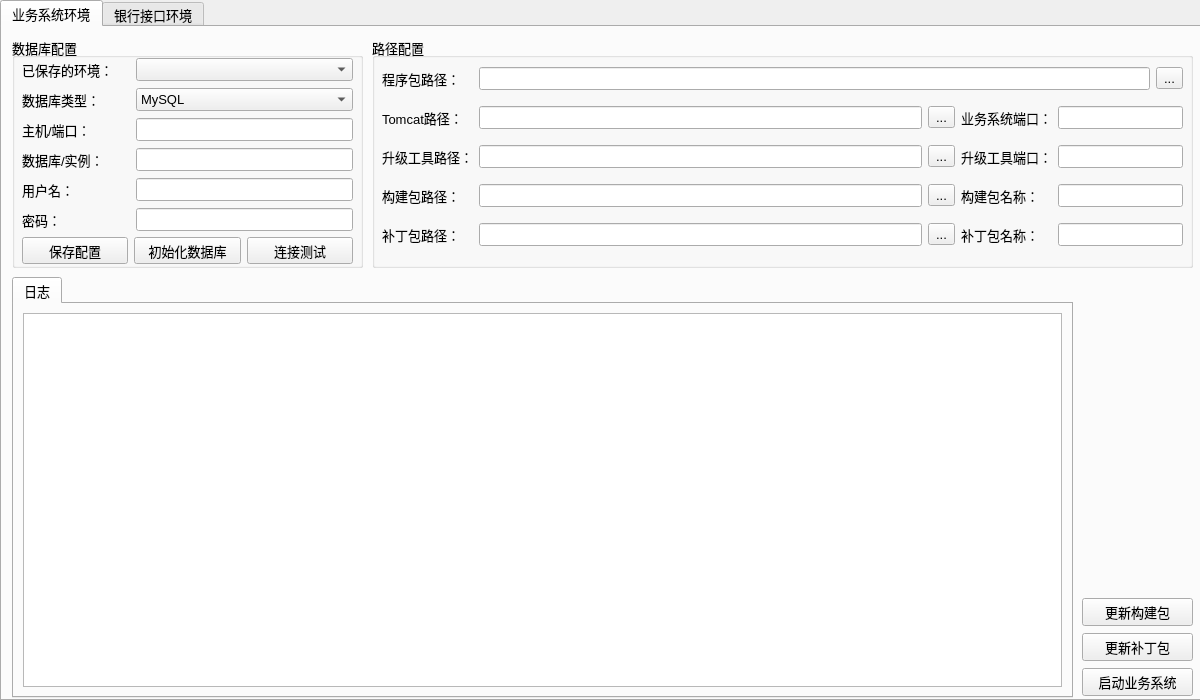
<?xml version="1.0" encoding="UTF-8"?>
<ui version="4.0">
 <class>OneClick</class>
 <widget class="QWidget" name="OneClick">
  <property name="geometry">
   <rect>
    <x>0</x>
    <y>0</y>
    <width>1200</width>
    <height>700</height>
   </rect>
  </property>
  <property name="minimumSize">
   <size>
    <width>1200</width>
    <height>700</height>
   </size>
  </property>
  <property name="maximumSize">
   <size>
    <width>1200</width>
    <height>700</height>
   </size>
  </property>
  <property name="font">
   <font>
    <pointsize>10</pointsize>
   </font>
  </property>
  <property name="mouseTracking">
   <bool>false</bool>
  </property>
  <property name="windowTitle">
   <string>拜特测试环境启动工具（内部）</string>
  </property>
  <property name="windowIcon">
   <iconset>
    <normaloff>../../data/resource/icon.png</normaloff>../../data/resource/icon.png</iconset>
  </property>
  <widget class="QTabWidget" name="tabWidget">
   <property name="geometry">
    <rect>
     <x>0</x>
     <y>0</y>
     <width>1201</width>
     <height>701</height>
    </rect>
   </property>
   <property name="font">
    <font>
     <pointsize>10</pointsize>
    </font>
   </property>
   <property name="contextMenuPolicy">
    <enum>Qt::DefaultContextMenu</enum>
   </property>
   <property name="currentIndex">
    <number>0</number>
   </property>
   <widget class="QWidget" name="tab_t2_env">
    <attribute name="title">
     <string>业务系统环境</string>
    </attribute>
    <widget class="QGroupBox" name="groupBox_te_path_config">
     <property name="geometry">
      <rect>
       <x>370</x>
       <y>10</y>
       <width>821</width>
       <height>231</height>
      </rect>
     </property>
     <property name="title">
      <string>路径配置</string>
     </property>
     <widget class="QWidget" name="layoutWidget">
      <property name="geometry">
       <rect>
        <x>10</x>
        <y>20</y>
        <width>801</width>
        <height>201</height>
       </rect>
      </property>
      <layout class="QGridLayout" name="gridLayout_2">
       <item row="0" column="0">
        <widget class="QLabel" name="label_te_program_path">
         <property name="text">
          <string>程序包路径：</string>
         </property>
         <property name="buddy">
          <cstring>lineEdit_te_program_path</cstring>
         </property>
        </widget>
       </item>
       <item row="0" column="1" colspan="4">
        <widget class="QLineEdit" name="lineEdit_te_program_path">
         <property name="readOnly">
          <bool>true</bool>
         </property>
        </widget>
       </item>
       <item row="0" column="5">
        <widget class="QToolButton" name="toolButton_te_program_path_selecter">
         <property name="text">
          <string>...</string>
         </property>
        </widget>
       </item>
       <item row="1" column="0">
        <widget class="QLabel" name="label_te_tomcat_path">
         <property name="text">
          <string>Tomcat路径：</string>
         </property>
         <property name="buddy">
          <cstring>lineEdit_te_tomcat_path</cstring>
         </property>
        </widget>
       </item>
       <item row="1" column="1">
        <widget class="QLineEdit" name="lineEdit_te_tomcat_path">
         <property name="readOnly">
          <bool>true</bool>
         </property>
        </widget>
       </item>
       <item row="1" column="2">
        <widget class="QToolButton" name="toolButton_te_tomcat_path_selecter">
         <property name="text">
          <string>...</string>
         </property>
        </widget>
       </item>
       <item row="1" column="3">
        <widget class="QLabel" name="label_biz_port">
         <property name="text">
          <string>业务系统端口：</string>
         </property>
        </widget>
       </item>
       <item row="1" column="4" colspan="2">
        <widget class="QLineEdit" name="lineEdit_biz_port"/>
       </item>
       <item row="2" column="0">
        <widget class="QLabel" name="label_te_update_path">
         <property name="text">
          <string>升级工具路径：</string>
         </property>
         <property name="buddy">
          <cstring>lineEdit_te_update_path</cstring>
         </property>
        </widget>
       </item>
       <item row="2" column="1">
        <widget class="QLineEdit" name="lineEdit_te_update_path">
         <property name="readOnly">
          <bool>true</bool>
         </property>
        </widget>
       </item>
       <item row="2" column="2">
        <widget class="QToolButton" name="toolButton_te_update_path_selecter">
         <property name="text">
          <string>...</string>
         </property>
        </widget>
       </item>
       <item row="2" column="3">
        <widget class="QLabel" name="label_update_port">
         <property name="text">
          <string>升级工具端口：</string>
         </property>
        </widget>
       </item>
       <item row="2" column="4" colspan="2">
        <widget class="QLineEdit" name="lineEdit_update_port"/>
       </item>
       <item row="3" column="0">
        <widget class="QLabel" name="label_te_structure_path">
         <property name="text">
          <string>构建包路径：   </string>
         </property>
        </widget>
       </item>
       <item row="3" column="1">
        <widget class="QLineEdit" name="lineEdit_te_structure_path">
         <property name="readOnly">
          <bool>true</bool>
         </property>
        </widget>
       </item>
       <item row="3" column="2">
        <widget class="QToolButton" name="toolButton_te_structure_path_selecter">
         <property name="text">
          <string>...</string>
         </property>
        </widget>
       </item>
       <item row="3" column="3">
        <widget class="QLabel" name="label_te_structure_name">
         <property name="text">
          <string>构建包名称：</string>
         </property>
        </widget>
       </item>
       <item row="3" column="4" colspan="2">
        <widget class="QLineEdit" name="lineEdit_te_structure_name">
         <property name="toolTip">
          <string>如“B20220100001”或“V22010001”，多个构建包可使用半角逗号隔开。</string>
         </property>
        </widget>
       </item>
       <item row="4" column="0">
        <widget class="QLabel" name="label_te_patch_path">
         <property name="text">
          <string>补丁包路径：</string>
         </property>
        </widget>
       </item>
       <item row="4" column="1">
        <widget class="QLineEdit" name="lineEdit_te_patch_path">
         <property name="readOnly">
          <bool>true</bool>
         </property>
        </widget>
       </item>
       <item row="4" column="2">
        <widget class="QToolButton" name="toolButton_te_patch_path_selecter">
         <property name="text">
          <string>...</string>
         </property>
        </widget>
       </item>
       <item row="4" column="3">
        <widget class="QLabel" name="label_te_patch_name">
         <property name="text">
          <string>补丁包名称：</string>
         </property>
        </widget>
       </item>
       <item row="4" column="4" colspan="2">
        <widget class="QLineEdit" name="lineEdit_te_patch_name"/>
       </item>
      </layout>
     </widget>
    </widget>
    <widget class="QGroupBox" name="groupBox_te_db_config">
     <property name="geometry">
      <rect>
       <x>10</x>
       <y>10</y>
       <width>351</width>
       <height>231</height>
      </rect>
     </property>
     <property name="title">
      <string>数据库配置</string>
     </property>
     <widget class="QWidget" name="layoutWidget">
      <property name="geometry">
       <rect>
        <x>10</x>
        <y>20</y>
        <width>331</width>
        <height>181</height>
       </rect>
      </property>
      <layout class="QGridLayout" name="gridLayout_4">
       <item row="1" column="1" colspan="2">
        <widget class="QComboBox" name="comboBox_te_db_type">
         <item>
          <property name="text">
           <string>MySQL</string>
          </property>
         </item>
         <item>
          <property name="text">
           <string>Oracle</string>
          </property>
         </item>
         <item>
          <property name="text">
           <string>SQLServer</string>
          </property>
         </item>
        </widget>
       </item>
       <item row="4" column="0">
        <widget class="QLabel" name="label_te_db_user">
         <property name="text">
          <string>用户名：</string>
         </property>
         <property name="buddy">
          <cstring>lineEdit_te_db_user</cstring>
         </property>
        </widget>
       </item>
       <item row="2" column="1" colspan="2">
        <widget class="QLineEdit" name="lineEdit_te_db_ip"/>
       </item>
       <item row="3" column="1" colspan="2">
        <widget class="QLineEdit" name="lineEdit_te_db_name">
         <property name="text">
          <string/>
         </property>
        </widget>
       </item>
       <item row="2" column="0">
        <widget class="QLabel" name="label_te_db_ip">
         <property name="text">
          <string>主机/端口：</string>
         </property>
         <property name="buddy">
          <cstring>lineEdit_te_db_ip</cstring>
         </property>
        </widget>
       </item>
       <item row="1" column="0">
        <widget class="QLabel" name="label_te_db_type">
         <property name="text">
          <string>数据库类型：</string>
         </property>
         <property name="buddy">
          <cstring>comboBox_te_db_type</cstring>
         </property>
        </widget>
       </item>
       <item row="5" column="0">
        <widget class="QLabel" name="label_te_db_password">
         <property name="text">
          <string>密码：</string>
         </property>
         <property name="buddy">
          <cstring>lineEdit_te_db_password</cstring>
         </property>
        </widget>
       </item>
       <item row="4" column="1" colspan="2">
        <widget class="QLineEdit" name="lineEdit_te_db_user"/>
       </item>
       <item row="3" column="0">
        <widget class="QLabel" name="label_te_db_name">
         <property name="text">
          <string>数据库/实例：</string>
         </property>
         <property name="buddy">
          <cstring>lineEdit_te_db_ip</cstring>
         </property>
        </widget>
       </item>
       <item row="5" column="1" colspan="2">
        <widget class="QLineEdit" name="lineEdit_te_db_password"/>
       </item>
       <item row="0" column="0">
        <widget class="QLabel" name="label_te_db_save_current_config">
         <property name="text">
          <string>已保存的环境：</string>
         </property>
        </widget>
       </item>
       <item row="0" column="1" colspan="2">
        <widget class="QComboBox" name="comboBox_te_db_config_name"/>
       </item>
      </layout>
     </widget>
     <widget class="QWidget" name="layoutWidget">
      <property name="geometry">
       <rect>
        <x>10</x>
        <y>200</y>
        <width>331</width>
        <height>27</height>
       </rect>
      </property>
      <layout class="QGridLayout" name="gridLayout_6">
       <item row="0" column="2">
        <widget class="QPushButton" name="pushButton_te_db_test">
         <property name="text">
          <string>连接测试</string>
         </property>
        </widget>
       </item>
       <item row="0" column="1">
        <widget class="QPushButton" name="pushButton_te_install_mysql">
         <property name="text">
          <string>初始化数据库</string>
         </property>
        </widget>
       </item>
       <item row="0" column="0">
        <widget class="QPushButton" name="pushButton_te_db_save_current_config">
         <property name="contextMenuPolicy">
          <enum>Qt::CustomContextMenu</enum>
         </property>
         <property name="text">
          <string>保存配置</string>
         </property>
        </widget>
       </item>
      </layout>
     </widget>
    </widget>
    <widget class="QWidget" name="layoutWidget">
     <property name="geometry">
      <rect>
       <x>1080</x>
       <y>570</y>
       <width>111</width>
       <height>101</height>
      </rect>
     </property>
     <layout class="QGridLayout" name="gridLayout_7">
      <item row="0" column="0">
       <widget class="QPushButton" name="pushButton_te_update_structure">
        <property name="text">
         <string>更新构建包</string>
        </property>
       </widget>
      </item>
      <item row="1" column="0">
       <widget class="QPushButton" name="pushButton_te_start_update">
        <property name="contextMenuPolicy">
         <enum>Qt::CustomContextMenu</enum>
        </property>
        <property name="text">
         <string>更新补丁包</string>
        </property>
       </widget>
      </item>
      <item row="2" column="0">
       <widget class="QPushButton" name="pushButton_te_start_t2">
        <property name="contextMenuPolicy">
         <enum>Qt::CustomContextMenu</enum>
        </property>
        <property name="text">
         <string>启动业务系统</string>
        </property>
       </widget>
      </item>
     </layout>
    </widget>
    <widget class="QTabWidget" name="tabWidget_te_log">
     <property name="geometry">
      <rect>
       <x>10</x>
       <y>250</y>
       <width>1061</width>
       <height>421</height>
      </rect>
     </property>
     <property name="tabPosition">
      <enum>QTabWidget::North</enum>
     </property>
     <property name="currentIndex">
      <number>0</number>
     </property>
     <widget class="QWidget" name="tab_tool_log">
      <attribute name="title">
       <string>日志</string>
      </attribute>
      <layout class="QFormLayout" name="formLayout">
       <item row="0" column="0" colspan="2">
        <widget class="QTextBrowser" name="textBrowser_te_logs">
         <property name="contextMenuPolicy">
          <enum>Qt::CustomContextMenu</enum>
         </property>
        </widget>
       </item>
      </layout>
     </widget>
    </widget>
   </widget>
   <widget class="QWidget" name="tab_bank_env">
    <attribute name="title">
     <string>银行接口环境</string>
    </attribute>
    <widget class="QGroupBox" name="groupBox_be_db_config">
     <property name="geometry">
      <rect>
       <x>10</x>
       <y>10</y>
       <width>351</width>
       <height>231</height>
      </rect>
     </property>
     <property name="title">
      <string>数据库配置</string>
     </property>
     <widget class="QWidget" name="layoutWidget">
      <property name="geometry">
       <rect>
        <x>10</x>
        <y>20</y>
        <width>331</width>
        <height>181</height>
       </rect>
      </property>
      <layout class="QGridLayout" name="gridLayout_3">
       <item row="1" column="0">
        <widget class="QLabel" name="label_be_db_type">
         <property name="text">
          <string>数据库类型：</string>
         </property>
         <property name="buddy">
          <cstring>comboBox_be_db_type</cstring>
         </property>
        </widget>
       </item>
       <item row="2" column="0">
        <widget class="QLabel" name="label_be_db_ip">
         <property name="text">
          <string>主机/端口：</string>
         </property>
         <property name="buddy">
          <cstring>lineEdit_be_db_ip</cstring>
         </property>
        </widget>
       </item>
       <item row="2" column="1" colspan="2">
        <widget class="QLineEdit" name="lineEdit_be_db_ip"/>
       </item>
       <item row="3" column="0">
        <widget class="QLabel" name="label_be_db_name">
         <property name="text">
          <string>数据库/实例：</string>
         </property>
         <property name="buddy">
          <cstring>lineEdit_be_db_ip</cstring>
         </property>
        </widget>
       </item>
       <item row="3" column="1" colspan="2">
        <widget class="QLineEdit" name="lineEdit_be_db_name"/>
       </item>
       <item row="4" column="0">
        <widget class="QLabel" name="label_be_db_user">
         <property name="text">
          <string>用户名：</string>
         </property>
         <property name="buddy">
          <cstring>lineEdit_be_db_user</cstring>
         </property>
        </widget>
       </item>
       <item row="4" column="1" colspan="2">
        <widget class="QLineEdit" name="lineEdit_be_db_user"/>
       </item>
       <item row="5" column="0">
        <widget class="QLabel" name="label_be_db_password">
         <property name="text">
          <string>密码：</string>
         </property>
         <property name="buddy">
          <cstring>lineEdit_be_db_password</cstring>
         </property>
        </widget>
       </item>
       <item row="5" column="1" colspan="2">
        <widget class="QLineEdit" name="lineEdit_be_db_password"/>
       </item>
       <item row="1" column="1" colspan="2">
        <widget class="QComboBox" name="comboBox_be_db_type">
         <item>
          <property name="text">
           <string>MySQL</string>
          </property>
         </item>
         <item>
          <property name="text">
           <string>Oracle</string>
          </property>
         </item>
         <item>
          <property name="text">
           <string>SQLServer</string>
          </property>
         </item>
        </widget>
       </item>
       <item row="0" column="0">
        <widget class="QLabel" name="label_be_saved_config">
         <property name="text">
          <string>已保存的环境：</string>
         </property>
        </widget>
       </item>
       <item row="0" column="1" colspan="2">
        <widget class="QComboBox" name="comboBox_be_db_config_name"/>
       </item>
      </layout>
     </widget>
     <widget class="QWidget" name="layoutWidget">
      <property name="geometry">
       <rect>
        <x>10</x>
        <y>200</y>
        <width>331</width>
        <height>27</height>
       </rect>
      </property>
      <layout class="QGridLayout" name="gridLayout_9">
       <item row="0" column="0">
        <widget class="QPushButton" name="pushButton_be_db_save_current_config">
         <property name="contextMenuPolicy">
          <enum>Qt::CustomContextMenu</enum>
         </property>
         <property name="text">
          <string>保存配置</string>
         </property>
        </widget>
       </item>
       <item row="0" column="1">
        <widget class="QPushButton" name="pushButton_be_run_update_sql">
         <property name="text">
          <string>执行升级</string>
         </property>
        </widget>
       </item>
       <item row="0" column="2">
        <widget class="QPushButton" name="pushButton_be_db_test">
         <property name="text">
          <string>连接测试</string>
         </property>
        </widget>
       </item>
      </layout>
     </widget>
    </widget>
    <widget class="QGroupBox" name="groupBox_be_path_config">
     <property name="geometry">
      <rect>
       <x>370</x>
       <y>10</y>
       <width>521</width>
       <height>231</height>
      </rect>
     </property>
     <property name="title">
      <string>路径配置</string>
     </property>
     <widget class="QWidget" name="layoutWidget">
      <property name="geometry">
       <rect>
        <x>10</x>
        <y>20</y>
        <width>501</width>
        <height>181</height>
       </rect>
      </property>
      <layout class="QGridLayout" name="gridLayout">
       <item row="0" column="0">
        <widget class="QLabel" name="label_be_redis_path">
         <property name="text">
          <string>Redis路径：</string>
         </property>
         <property name="buddy">
          <cstring>lineEdit_be_redis_path</cstring>
         </property>
        </widget>
       </item>
       <item row="0" column="1">
        <widget class="QLineEdit" name="lineEdit_be_redis_path">
         <property name="readOnly">
          <bool>true</bool>
         </property>
         <property name="clearButtonEnabled">
          <bool>false</bool>
         </property>
        </widget>
       </item>
       <item row="0" column="2">
        <widget class="QToolButton" name="toolButton_be_redis_path_selecter">
         <property name="text">
          <string>...</string>
         </property>
        </widget>
       </item>
       <item row="0" column="3">
        <widget class="QLabel" name="label_be_redis_port">
         <property name="text">
          <string>Redis端口：</string>
         </property>
        </widget>
       </item>
       <item row="1" column="0">
        <widget class="QLabel" name="label_be_server_path">
         <property name="text">
          <string>服务端路径：</string>
         </property>
         <property name="buddy">
          <cstring>lineEdit_be_server_path</cstring>
         </property>
        </widget>
       </item>
       <item row="1" column="1">
        <widget class="QLineEdit" name="lineEdit_be_server_path">
         <property name="readOnly">
          <bool>true</bool>
         </property>
        </widget>
       </item>
       <item row="1" column="2">
        <widget class="QToolButton" name="toolButton_be_server_path_selecter">
         <property name="text">
          <string>...</string>
         </property>
        </widget>
       </item>
       <item row="1" column="3">
        <widget class="QLabel" name="label_be_server_port">
         <property name="text">
          <string>服务端端口：</string>
         </property>
        </widget>
       </item>
       <item row="2" column="0">
        <widget class="QLabel" name="label_be_client_path">
         <property name="text">
          <string>客户端路径：</string>
         </property>
         <property name="buddy">
          <cstring>lineEdit_be_client_path</cstring>
         </property>
        </widget>
       </item>
       <item row="2" column="1">
        <widget class="QLineEdit" name="lineEdit_be_client_path">
         <property name="readOnly">
          <bool>true</bool>
         </property>
        </widget>
       </item>
       <item row="2" column="2">
        <widget class="QToolButton" name="toolButton_be_client_path_selecter">
         <property name="text">
          <string>...</string>
         </property>
        </widget>
       </item>
       <item row="2" column="3">
        <widget class="QLabel" name="label_be_client_port">
         <property name="text">
          <string>客户端端口：</string>
         </property>
        </widget>
       </item>
       <item row="3" column="0">
        <widget class="QLabel" name="label_be_logs_path">
         <property name="text">
          <string>日志路径：</string>
         </property>
         <property name="buddy">
          <cstring>lineEdit_be_logs_path</cstring>
         </property>
        </widget>
       </item>
       <item row="3" column="1" colspan="4">
        <widget class="QLineEdit" name="lineEdit_be_logs_path">
         <property name="readOnly">
          <bool>true</bool>
         </property>
        </widget>
       </item>
       <item row="3" column="5">
        <widget class="QToolButton" name="toolButton_be_logs_path_selecter">
         <property name="text">
          <string>...</string>
         </property>
        </widget>
       </item>
       <item row="4" column="0">
        <widget class="QLabel" name="label_be_war_path">
         <property name="text">
          <string>War包路径：</string>
         </property>
        </widget>
       </item>
       <item row="4" column="1" colspan="4">
        <widget class="QLineEdit" name="lineEdit_be_war_path">
         <property name="text">
          <string/>
         </property>
         <property name="readOnly">
          <bool>true</bool>
         </property>
        </widget>
       </item>
       <item row="4" column="5">
        <widget class="QToolButton" name="toolButton_be_war_path_selecter">
         <property name="text">
          <string>...</string>
         </property>
        </widget>
       </item>
       <item row="2" column="4" colspan="2">
        <widget class="QLineEdit" name="lineEdit_be_client_port"/>
       </item>
       <item row="1" column="4" colspan="2">
        <widget class="QLineEdit" name="lineEdit_be_server_port"/>
       </item>
       <item row="0" column="4" colspan="2">
        <widget class="QLineEdit" name="lineEdit_be_redis_port"/>
       </item>
      </layout>
     </widget>
     <widget class="QPushButton" name="pushButton_unzip_war_package">
      <property name="geometry">
       <rect>
        <x>420</x>
        <y>200</y>
        <width>91</width>
        <height>25</height>
       </rect>
      </property>
      <property name="text">
       <string>War包解压</string>
      </property>
     </widget>
    </widget>
    <widget class="QTabWidget" name="tabWidget_be_log">
     <property name="geometry">
      <rect>
       <x>10</x>
       <y>250</y>
       <width>881</width>
       <height>421</height>
      </rect>
     </property>
     <property name="tabPosition">
      <enum>QTabWidget::North</enum>
     </property>
     <property name="currentIndex">
      <number>0</number>
     </property>
     <widget class="QWidget" name="tab_be_logs">
      <attribute name="title">
       <string>日志</string>
      </attribute>
      <layout class="QFormLayout" name="formLayout_2">
       <item row="0" column="0" colspan="2">
        <widget class="QTextBrowser" name="textBrowser_be_logs">
         <property name="contextMenuPolicy">
          <enum>Qt::CustomContextMenu</enum>
         </property>
        </widget>
       </item>
      </layout>
     </widget>
    </widget>
    <widget class="QGroupBox" name="groupBox_bank_front_config">
     <property name="geometry">
      <rect>
       <x>900</x>
       <y>10</y>
       <width>291</width>
       <height>621</height>
      </rect>
     </property>
     <property name="title">
      <string>前置机配置</string>
     </property>
     <widget class="QWidget" name="layoutWidget">
      <property name="geometry">
       <rect>
        <x>11</x>
        <y>21</y>
        <width>271</width>
        <height>561</height>
       </rect>
      </property>
      <layout class="QGridLayout" name="gridLayout_8" rowstretch="0,0,0,0,0,0,0,0,0,0,0,0,0,0,0,0,0,0,0,0,0,0">
       <item row="12" column="0">
        <widget class="QLabel" name="label_be_bank_config_version_13">
         <property name="text">
          <string/>
         </property>
        </widget>
       </item>
       <item row="16" column="0">
        <widget class="QLabel" name="label_be_bank_config_version_18">
         <property name="text">
          <string/>
         </property>
        </widget>
       </item>
       <item row="13" column="0">
        <widget class="QLabel" name="label_be_bank_config_version_9">
         <property name="text">
          <string/>
         </property>
        </widget>
       </item>
       <item row="8" column="0">
        <widget class="QLabel" name="label_be_bank_config_version_7">
         <property name="text">
          <string/>
         </property>
        </widget>
       </item>
       <item row="0" column="0">
        <widget class="QLabel" name="label_be_bank_type">
         <property name="text">
          <string>银行类型：</string>
         </property>
         <property name="buddy">
          <cstring>comboBox_be_bank_type</cstring>
         </property>
        </widget>
       </item>
       <item row="2" column="0">
        <widget class="QLabel" name="label_be_bank_config_version_5">
         <property name="text">
          <string/>
         </property>
        </widget>
       </item>
       <item row="21" column="0">
        <widget class="QLabel" name="label_be_bank_config_version_16">
         <property name="text">
          <string/>
         </property>
        </widget>
       </item>
       <item row="9" column="0">
        <widget class="QLabel" name="label_be_bank_config_version_12">
         <property name="text">
          <string/>
         </property>
        </widget>
       </item>
       <item row="18" column="0">
        <widget class="QLabel" name="label_be_bank_config_version_19">
         <property name="text">
          <string/>
         </property>
        </widget>
       </item>
       <item row="7" column="0">
        <widget class="QLabel" name="label_be_bank_config_version_10">
         <property name="text">
          <string/>
         </property>
        </widget>
       </item>
       <item row="14" column="0">
        <widget class="QLabel" name="label_be_bank_config_version_14">
         <property name="text">
          <string/>
         </property>
        </widget>
       </item>
       <item row="17" column="0">
        <widget class="QLabel" name="label_be_bank_config_version_17">
         <property name="text">
          <string/>
         </property>
        </widget>
       </item>
       <item row="15" column="0">
        <widget class="QLabel" name="label_be_bank_config_version_15">
         <property name="text">
          <string/>
         </property>
        </widget>
       </item>
       <item row="19" column="0">
        <widget class="QLabel" name="label_be_bank_config_version_20">
         <property name="text">
          <string/>
         </property>
        </widget>
       </item>
       <item row="5" column="0">
        <widget class="QLabel" name="label_be_bank_config_version_4">
         <property name="text">
          <string/>
         </property>
        </widget>
       </item>
       <item row="6" column="0">
        <widget class="QLabel" name="label_be_bank_config_version_6">
         <property name="text">
          <string/>
         </property>
        </widget>
       </item>
       <item row="1" column="0">
        <widget class="QLabel" name="label_be_bank_config_version">
         <property name="text">
          <string>配置文件：</string>
         </property>
        </widget>
       </item>
       <item row="4" column="0">
        <widget class="QLabel" name="label_be_bank_config_version_3">
         <property name="text">
          <string/>
         </property>
        </widget>
       </item>
       <item row="1" column="1">
        <widget class="QLineEdit" name="lineEdit_be_bank_config">
         <property name="enabled">
          <bool>true</bool>
         </property>
         <property name="readOnly">
          <bool>true</bool>
         </property>
        </widget>
       </item>
       <item row="3" column="0">
        <widget class="QLabel" name="label_be_bank_config_version_2">
         <property name="text">
          <string/>
         </property>
        </widget>
       </item>
       <item row="10" column="0">
        <widget class="QLabel" name="label_be_bank_config_version_8">
         <property name="text">
          <string/>
         </property>
        </widget>
       </item>
       <item row="11" column="0">
        <widget class="QLabel" name="label_be_bank_config_version_11">
         <property name="text">
          <string/>
         </property>
        </widget>
       </item>
       <item row="0" column="1">
        <widget class="QComboBox" name="comboBox_be_bank_type"/>
       </item>
       <item row="20" column="0">
        <widget class="QLabel" name="label_be_bank_config_version_21">
         <property name="text">
          <string/>
         </property>
        </widget>
       </item>
      </layout>
     </widget>
     <widget class="QPushButton" name="pushButton_save_bank_front_config">
      <property name="geometry">
       <rect>
        <x>170</x>
        <y>590</y>
        <width>112</width>
        <height>25</height>
       </rect>
      </property>
      <property name="text">
       <string>保存前置机配置</string>
      </property>
     </widget>
    </widget>
    <widget class="QWidget" name="layoutWidget">
     <property name="geometry">
      <rect>
       <x>900</x>
       <y>640</y>
       <width>291</width>
       <height>27</height>
      </rect>
     </property>
     <layout class="QGridLayout" name="gridLayout_5">
      <item row="0" column="0">
       <widget class="QPushButton" name="pushButton_be_start_redis">
        <property name="contextMenuPolicy">
         <enum>Qt::CustomContextMenu</enum>
        </property>
        <property name="text">
         <string>启动Redis</string>
        </property>
       </widget>
      </item>
      <item row="0" column="1">
       <widget class="QPushButton" name="pushButton_be_start_server">
        <property name="contextMenuPolicy">
         <enum>Qt::CustomContextMenu</enum>
        </property>
        <property name="text">
         <string>启动服务端</string>
        </property>
       </widget>
      </item>
      <item row="0" column="2">
       <widget class="QPushButton" name="pushButton_be_start_client">
        <property name="contextMenuPolicy">
         <enum>Qt::CustomContextMenu</enum>
        </property>
        <property name="text">
         <string>启动客户端</string>
        </property>
       </widget>
      </item>
     </layout>
    </widget>
   </widget>
  </widget>
 </widget>
 <tabstops>
  <tabstop>comboBox_te_db_config_name</tabstop>
  <tabstop>comboBox_te_db_type</tabstop>
  <tabstop>lineEdit_te_db_ip</tabstop>
  <tabstop>lineEdit_te_db_name</tabstop>
  <tabstop>lineEdit_te_db_user</tabstop>
  <tabstop>lineEdit_te_db_password</tabstop>
  <tabstop>pushButton_te_db_save_current_config</tabstop>
  <tabstop>pushButton_te_install_mysql</tabstop>
  <tabstop>pushButton_te_db_test</tabstop>
  <tabstop>textBrowser_te_logs</tabstop>
  <tabstop>lineEdit_te_program_path</tabstop>
  <tabstop>lineEdit_te_tomcat_path</tabstop>
  <tabstop>lineEdit_te_update_path</tabstop>
  <tabstop>lineEdit_te_structure_path</tabstop>
  <tabstop>lineEdit_te_patch_path</tabstop>
  <tabstop>lineEdit_biz_port</tabstop>
  <tabstop>lineEdit_update_port</tabstop>
  <tabstop>lineEdit_te_structure_name</tabstop>
  <tabstop>lineEdit_te_patch_name</tabstop>
  <tabstop>toolButton_te_program_path_selecter</tabstop>
  <tabstop>toolButton_te_tomcat_path_selecter</tabstop>
  <tabstop>toolButton_te_update_path_selecter</tabstop>
  <tabstop>toolButton_te_structure_path_selecter</tabstop>
  <tabstop>toolButton_te_patch_path_selecter</tabstop>
  <tabstop>pushButton_te_update_structure</tabstop>
  <tabstop>pushButton_te_start_update</tabstop>
  <tabstop>pushButton_te_start_t2</tabstop>
  <tabstop>comboBox_be_db_config_name</tabstop>
  <tabstop>comboBox_be_db_type</tabstop>
  <tabstop>lineEdit_be_db_ip</tabstop>
  <tabstop>lineEdit_be_db_name</tabstop>
  <tabstop>lineEdit_be_db_user</tabstop>
  <tabstop>lineEdit_be_db_password</tabstop>
  <tabstop>pushButton_be_run_update_sql</tabstop>
  <tabstop>pushButton_be_db_save_current_config</tabstop>
  <tabstop>textBrowser_be_logs</tabstop>
  <tabstop>lineEdit_be_redis_path</tabstop>
  <tabstop>lineEdit_be_server_path</tabstop>
  <tabstop>lineEdit_be_client_path</tabstop>
  <tabstop>lineEdit_be_logs_path</tabstop>
  <tabstop>lineEdit_be_war_path</tabstop>
  <tabstop>lineEdit_be_redis_port</tabstop>
  <tabstop>lineEdit_be_server_port</tabstop>
  <tabstop>lineEdit_be_client_port</tabstop>
  <tabstop>comboBox_be_bank_type</tabstop>
  <tabstop>pushButton_be_start_redis</tabstop>
  <tabstop>pushButton_be_start_server</tabstop>
  <tabstop>pushButton_be_start_client</tabstop>
  <tabstop>toolButton_be_client_path_selecter</tabstop>
  <tabstop>toolButton_be_redis_path_selecter</tabstop>
  <tabstop>tabWidget_be_log</tabstop>
  <tabstop>toolButton_be_server_path_selecter</tabstop>
  <tabstop>toolButton_be_logs_path_selecter</tabstop>
  <tabstop>tabWidget_te_log</tabstop>
  <tabstop>tabWidget</tabstop>
  <tabstop>toolButton_be_war_path_selecter</tabstop>
 </tabstops>
 <resources/>
 <connections/>
</ui>
